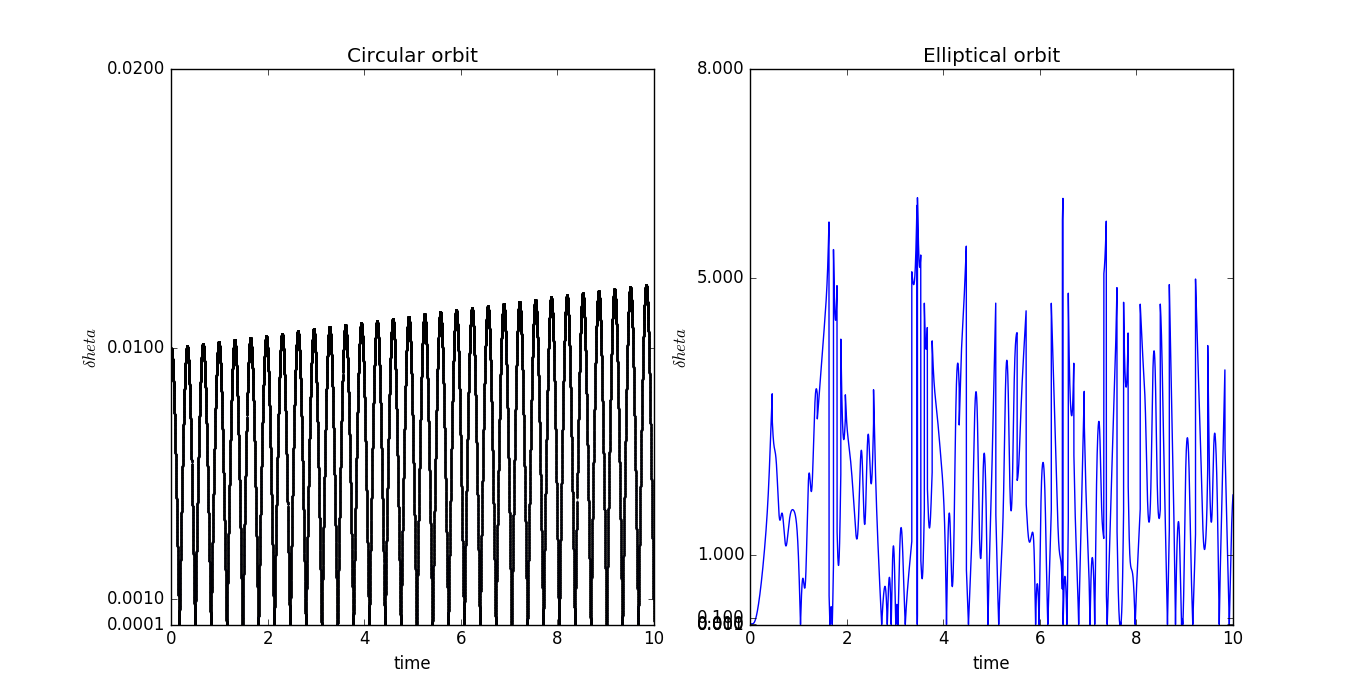

Reproduce this figure in Python.
import math
theta_1 = []
omega_1 = []
t_1 = []
v_x_1 = []
v_y_1 = []
x1 = []
y1 = []
theta_1.append(0)
omega_1.append(0)
t_1.append(0)
v_x_1.append(0)
e=0
v_min = 2* math.pi * ((1-e)/((1+e)))**0.5
v_y_1.append(v_min)
dt = 0.0001
x1.append(1.0)
y1.append(0)
for i in range(int(100000)):
	tmp1 = omega_1[i]-dt*3*12*math.pi*(x1[i]*math.sin(theta_1[i])-y1[i]*math.cos(theta_1[i]))*(x1[i]*math.cos(theta_1[i])+y1[i]*math.sin(theta_1[i]))/((x1[i]**2+y1[i]**2)**0.5**5)
	omega_1.append(tmp1)
	tmp2 = theta_1[i]+omega_1[i+1]*dt
	while abs(tmp2)>math.pi:
		if tmp2>math.pi:
			tmp2 = tmp2 - 2*math.pi
		else:
			tmp2 = tmp2 + 2*math.pi
	theta_1.append(tmp2)
	tmp3 = v_x_1[i]-4*math.pi**2*x1[i]*dt/((x1[i]**2+y1[i]**2)**0.5**3)
	v_x_1.append(tmp3)
	tmp4 = x1[i]+v_x_1[i+1]*dt
	tmp5 = v_y_1[i]-4*math.pi**2*y1[i]*dt/((x1[i]**2+y1[i]**2)**0.5**3)
	v_y_1.append(tmp5)
	tmp6 = y1[i]+v_y_1[i+1]*dt
	x1.append(tmp4)
	y1.append(tmp6)
	tmp7 = t_1[i] + dt
	t_1.append(tmp7)
theta_2 = []
omega_2 = []
t_2 = []
v_x_2 = []
v_y_2 = []
x2 = []
y2 = []
theta_2.append(0.01)
omega_2.append(0)
t_2.append(0)
v_x_2.append(0)
v_y_2.append(v_min)
x2.append(1.0)
y2.append(0)
for i in range(int(100000)):
	tmp1 = omega_2[i]-dt*3*12*math.pi*(x2[i]*math.sin(theta_2[i])-y2[i]*math.cos(theta_2[i]))*(x2[i]*math.cos(theta_2[i])+y2[i]*math.sin(theta_2[i]))/((x2[i]**2+y2[i]**2)**0.5**5)
	omega_2.append(tmp1)
	tmp2 = theta_2[i]+omega_2[i+1]*dt
	while abs(tmp2)>math.pi:
		if tmp2>math.pi:
			tmp2 = tmp2 - 2*math.pi
		else:
			tmp2 = tmp2 + 2*math.pi
	theta_2.append(tmp2)
	tmp3 = v_x_2[i]-4*math.pi**2*x2[i]*dt/((x2[i]**2+y2[i]**2)**0.5**3)
	v_x_2.append(tmp3)
	tmp4 = x2[i]+v_x_2[i+1]*dt
	tmp5 = v_y_2[i]-4*math.pi**2*y2[i]*dt/((x2[i]**2+y2[i]**2)**0.5**3)
	v_y_2.append(tmp5)
	tmp6 = y2[i]+v_y_2[i+1]*dt
	x2.append(tmp4)
	y2.append(tmp6)
	tmp7 = t_2[i] + dt
	t_2.append(tmp7)
delta = []
delta.append(0.01)
for i in range(int(100000)):
	tmp1 = abs(theta_1[i]-theta_2[i])
	delta.append(tmp1)


theta_3 = []
omega_3 = []
t_3 = []
v_x_3 = []
v_y_3 = []
x3 = []
y3 = []
theta_3.append(0)
omega_3.append(0)
t_3.append(0)
v_x_3.append(0)
v_y_3.append(1.0)
x3.append(5.0)
y3.append(0)
for i in range(int(100000)):
	tmp1 = omega_3[i]-dt*3*12*math.pi*(x3[i]*math.sin(theta_3[i])-y3[i]*math.cos(theta_3[i]))*(x3[i]*math.cos(theta_3[i])+y3[i]*math.sin(theta_3[i]))/((x3[i]**2+y3[i]**2)**0.5**5)
	omega_3.append(tmp1)
	tmp2 = theta_3[i]+omega_3[i+1]*dt
	while abs(tmp2)>math.pi:
		if tmp2>math.pi:
			tmp2 = tmp2 - 2*math.pi
		else:
			tmp2 = tmp2 + 2*math.pi
	theta_3.append(tmp2)
	tmp3 = v_x_3[i]-4*math.pi**2*x3[i]*dt/((x3[i]**2+y3[i]**2)**0.5**3)
	v_x_3.append(tmp3)
	tmp4 = x3[i]+v_x_3[i+1]*dt
	tmp5 = v_y_3[i]-4*math.pi**2*y3[i]*dt/((x3[i]**2+y3[i]**2)**0.5**3)
	v_y_3.append(tmp5)
	tmp6 = y3[i]+v_y_3[i+1]*dt
	x3.append(tmp4)
	y3.append(tmp6)
	tmp7 = t_3[i] + dt
	t_3.append(tmp7)
theta_4 = []
omega_4 = []
t_4 = []
v_x_4 = []
v_y_4 = []
x4 = []
y4 = []
theta_4.append(0.01)
omega_4.append(0)
t_4.append(0)
v_x_4.append(0)
v_y_4.append(5.0)
x4.append(1.0)
y4.append(0)
for i in range(int(100000)):
	tmp1 = omega_4[i]-dt*3*12*math.pi*(x4[i]*math.sin(theta_4[i])-y4[i]*math.cos(theta_4[i]))*(x4[i]*math.cos(theta_4[i])+y4[i]*math.sin(theta_4[i]))/((x4[i]**2+y4[i]**2)**0.5**5)
	omega_4.append(tmp1)
	tmp2 = theta_4[i]+omega_4[i+1]*dt
	while abs(tmp2)>math.pi:
		if tmp2>math.pi:
			tmp2 = tmp2 - 2*math.pi
		else:
			tmp2 = tmp2 + 2*math.pi
	theta_4.append(tmp2)
	tmp3 = v_x_4[i]-4*math.pi**2*x4[i]*dt/((x4[i]**2+y4[i]**2)**0.5**3)
	v_x_4.append(tmp3)
	tmp4 = x4[i]+v_x_4[i+1]*dt
	tmp5 = v_y_4[i]-4*math.pi**2*y4[i]*dt/((x4[i]**2+y4[i]**2)**0.5**3)
	v_y_4.append(tmp5)
	tmp6 = y4[i]+v_y_4[i+1]*dt
	x4.append(tmp4)
	y4.append(tmp6)
	tmp7 = t_4[i] + dt
	t_4.append(tmp7)
delta_1 = []
delta_1.append(0.01)
for i in range(int(100000)):
	tmp1 = abs(theta_3[i]-theta_4[i])
	delta_1.append(tmp1)

from pylab import *
figure(figsize=(20,10),dpi=100)
title('Hyperion')
subplot(121)
title('Circular orbit')
xlim(0,10)
ylim(0.0001,0.02)
yticks([0.0001,0.001,0.01,0.02])
ylabel('$\delta \theta $')
xlabel('time')
scatter(t_1,delta,c='blue',s=0.1)
subplot(122)
title('Elliptical orbit')
xlim(0,10)
ylim(0.0001,5,8)
yticks([0.0001,0.001,0.01,0.1,1,5,8])
ylabel('$\delta \theta $')
xlabel('time')
plot(t_1,delta_1,c='blue')
show()
